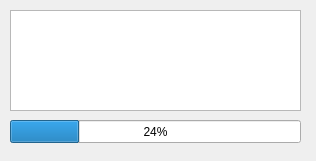
<?xml version="1.0" encoding="UTF-8"?>
<ui version="4.0">
 <class>Form</class>
 <widget class="QWidget" name="Form">
  <property name="geometry">
   <rect>
    <x>0</x>
    <y>0</y>
    <width>316</width>
    <height>161</height>
   </rect>
  </property>
  <property name="windowTitle">
   <string>Form</string>
  </property>
  <widget class="QProgressBar" name="progressBar">
   <property name="geometry">
    <rect>
     <x>10</x>
     <y>120</y>
     <width>291</width>
     <height>23</height>
    </rect>
   </property>
   <property name="value">
    <number>24</number>
   </property>
   <property name="alignment">
    <set>Qt::AlignCenter</set>
   </property>
  </widget>
  <widget class="QPlainTextEdit" name="plainTextEdit">
   <property name="geometry">
    <rect>
     <x>10</x>
     <y>10</y>
     <width>291</width>
     <height>101</height>
    </rect>
   </property>
  </widget>
 </widget>
 <resources/>
 <connections/>
</ui>
